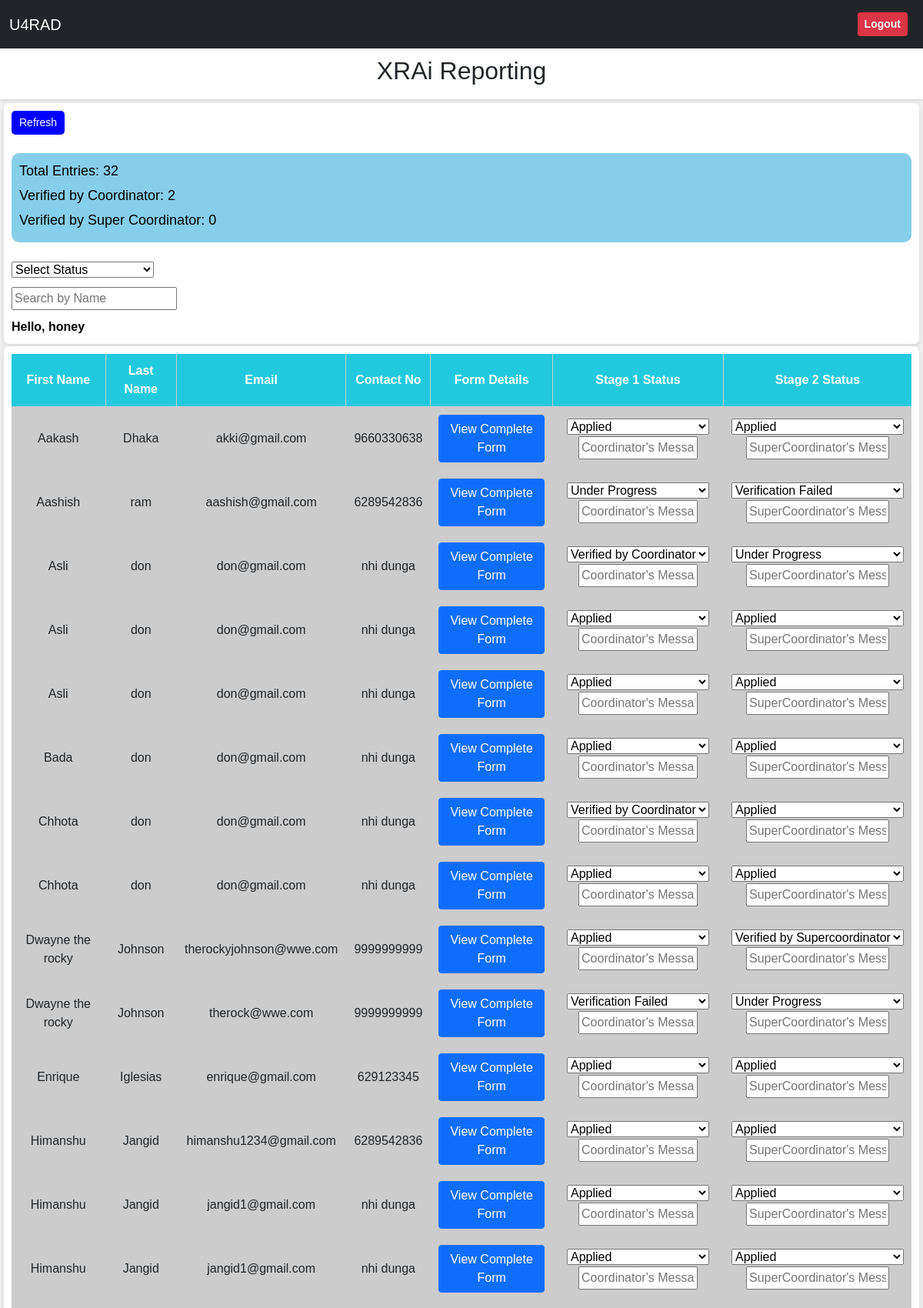
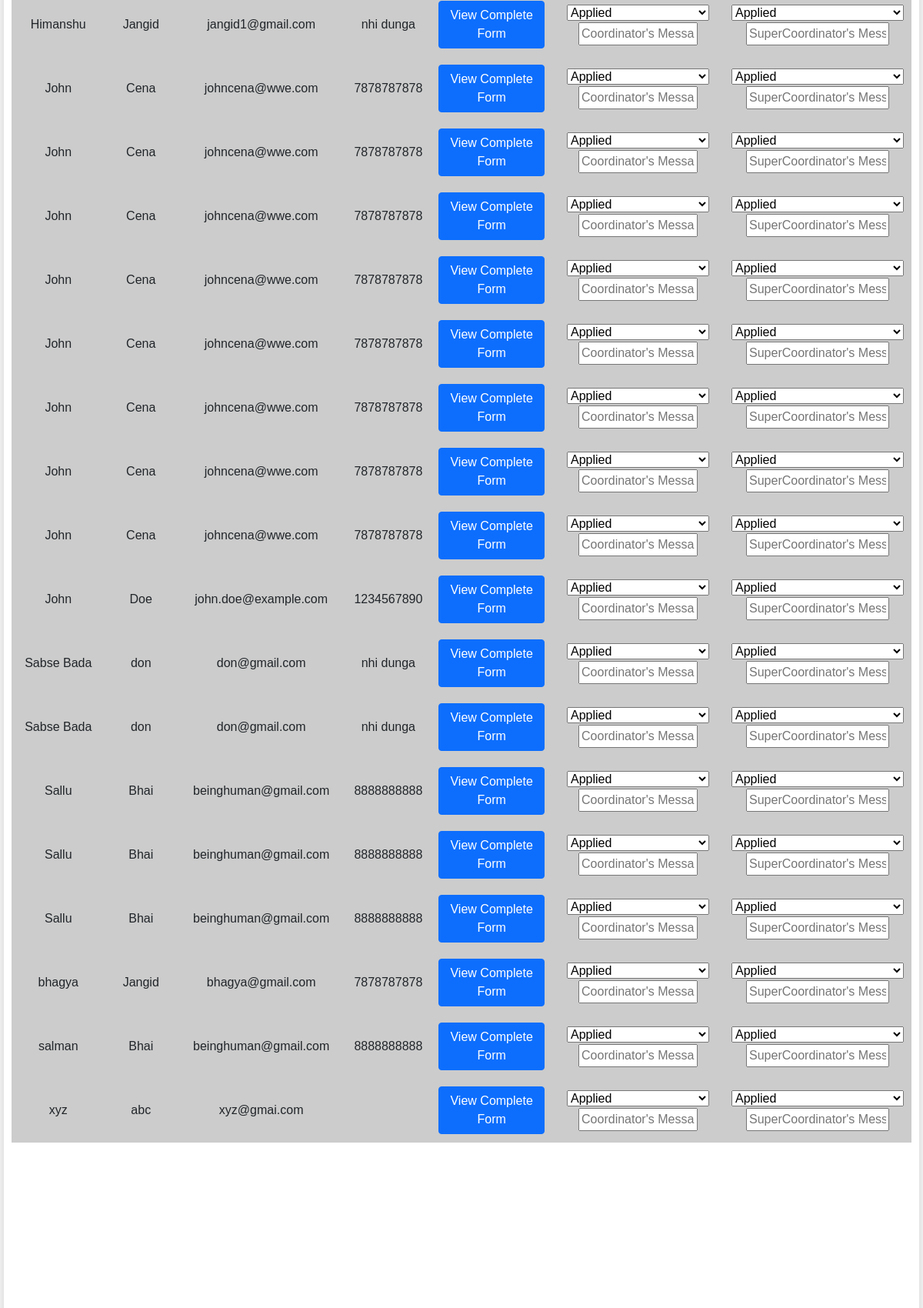
/coordinator (signed in, upper part), run on the app's committed database (2 pictures, top to bottom).
### Multiform_app/models/personal_info.py (models this page shows, shortened)
class PersonalInformation(models.Model):
    first_name = models.CharField(max_length=50)
    last_name = models.CharField(max_length=50)
    email = models.EmailField()
    password = models.CharField(max_length=15, null=True, default=None, blank=True)
    cnfpassword = models.CharField(max_length=15, null=True, default=None, blank=True)
    address = models.CharField(max_length=200)
    contact_no = models.CharField(max_length=15)
    resume = models.FileField(upload_to='uploads/')
    photo = models.ImageField(upload_to='uploads/')
    experience_years = models.PositiveIntegerField()
    stage1status = models.CharField(max_length=23, choices=[('applied', 'Applied'), ('under_progress', 'Under Progress'), ('verified_by_coordinator', 'Verified by Coordinator'), ('verification_failed', 'Verification Failed')], default='applied')
    stage2status = models.CharField(max_length=28, choices=[('applied', 'Applied'), ('under_progress', 'Under Progress'), ('verified_by_supercoordinator', 'Verified by Supercoordinator'), ('verification_failed', 'Verification Failed')], default='applied')
    coordinator_message = models.CharField(max_length=100, null=True, default=None, blank=True)
    supercoordinator_message = models.CharField(max_length=100, null=True, default=None, blank=True)

### Multiform_app/views.py (the view)
# urls.py: path('coordinator', views.coordinator, name = 'coordinator'),
@login_required
def coordinator(request):
    personal_info = PersonalInformation.objects.all().order_by('first_name')
    is_supercoordinator = request.user.groups.filter(name='supercoordinator').exists()
    context = {
        'personal_info': personal_info,
        'is_supercoordinator': is_supercoordinator
    }
    return render(request, 'coordinator.html', context)

### Multiform_app/templates/coordinator.html (shortened to what this page needs)
<!DOCTYPE html>
<html>
<head>
  <link href="https://cdn.jsdelivr.net/npm/bootstrap@5.0.2/dist/css/bootstrap.min.css" rel="stylesheet">
  <link rel="stylesheet" href="https://cdnjs.cloudflare.com/ajax/libs/font-awesome/4.7.0/css/font-awesome.min.css">
</head>
<body>
  <nav class="navbar navbar-expand-lg navbar-dark bg-dark">
    <div class="container-fluid">
        <a class="navbar-brand" href="#">U4RAD</a>
        <div class="collapse navbar-collapse justify-content-end" id="navbarSupportedContent">
            <ul class="navbar-nav">
                <li class="nav-item">
                    <a href="/" class="nav-link">
                        <button class="logout-button btn btn-sm btn-danger"><strong>Logout</strong></button>
                    </a>
                </li>
            </ul>
        </div>
    </div>
</nav>
  <div class="header">
    <h2>XRAi Reporting</h2>
  </div>
  <div class="container">
    <div class="card">
      <div class="card-body">
        <div class="row-container">
          <div><button class="refresh" onclick="refreshPage()">Refresh</button></div>
          <br>
          <div class="count-container">
            <div id="count1">Total Entries: <span id="totalRowCount">0</span></div>
            <div id="count2">Verified by Coordinator: <span id="CoordinatorVerifiedRowCount">0</span></div>
            <div id="count3">Verified by Super Coordinator: <span id="SuperCoordinatorVerifiedRowCount">0</span></div>
          </div>
          <br>
          <div class="filter-dropdown-container">
            <div class="dropdown-select">
              <select id="selectStatus">
                <option value="">Select Status</option>
              </select>
            </div>
          </div>
          <div class="search-container">
            <input type="text" id="myInput" placeholder="Search by Name" onkeyup="searchByName()">
          </div>
          <div class="greeting">Hello, {{ request.user.username }}</div>
        </div>
      </div>
    </div>
    <div class="card">
      <div class="card-body">
        <div class="table-container">
          <table id="patientTable">
            <thead>
              <tr>
                <th>First Name</th>
                <th>Last Name</th>
                <th>Email</th>
                <th>Contact No</th>
                <th>Form Details</th>
                <th>Stage 1 Status</th>
                {% if is_supercoordinator %}
                <th>Stage 2 Status</th>
                {% endif %}
              </tr>
            </thead>
            <tbody>
              {% for data in personal_info %}
              <tr>
                <td>{{ data.first_name }}</td>
                <td>{{ data.last_name }}</td>
                <td>{{ data.email }}</td>
                <td>{{ data.contact_no }}</td>
                <td>
                  <button class="btn btn-primary view-form" data-pk="{{ data.pk }}">View Complete Form</button>
                </td>
                <td class="stage1-status-column">
                  <select class="stage1status-dropdown" data-pk="{{ data.pk }}">
                    <option value="applied" {% if data.stage1status == 'applied' %} selected {% endif %}>Applied</option>
                    <option value="under_progress" {% if data.stage1status == 'under_progress' %} selected {% endif %}>Under Progress</option>
                    <option value="verified_by_coordinator" {% if data.stage1status == 'verified_by_coordinator' %} selected {% endif %}>Verified by Coordinator</option>
                    <option value="verification_failed" {% if data.stage1status == 'verification_failed' %} selected {% endif %}>Verification Failed</option>
                  </select>
                  <br>
                    <input class="updatemessage1" type="text" placeholder="Coordinator's Message" style="width: 77%;" value="{{ data.updatemessage1 }}">
                </td>
                {% if is_supercoordinator %}
                <td class="stage2-status-column">
                    <select class="stage2status-dropdown" data-pk="{{ data.pk }}">
                      <option value="applied" {% if data.stage2status == 'applied' %} selected {% endif %}>Applied</option>
                      <option value="under_progress" {% if data.stage2status == 'under_progress' %} selected {% endif %}>Under Progress</option>
                      <option value="verified_by_supercoordinator" {% if data.stage2status == 'verified_by_supercoordinator' %} selected {% endif %}>Verified by Supercoordinator</option>
                      <option value="verification_failed" {% if data.stage2status == 'verification_failed' %} selected {% endif %}>Verification Failed</option>
                    </select>
                    <br>
                    <input class="updatemessage2" type="text" placeholder="SuperCoordinator's Message" style="width: 83%;" value="{{ data.updatemessage2 }}">
                </td>
                {% endif %}
              </tr>
              {% endfor %}
            </tbody>
          </table>
        </div>
      </div>
    </div>
  </div>
    </body>
    </html>

### Multiform_app/templates/coordinator.html (style rules this page uses)
body { font-family: Arial, sans-serif; margin: 0; padding: 0; display: flex; min-height: 100vh; flex-direction: column; background-color: #f0f0f0; }
.container { margin: 0 auto; width: 100%; max-width: 100%; padding-left: 5px; padding-right: 5px; }
.card { border: none; border-radius: 7px; box-shadow: 0 4px 8px rgba(0, 0, 0, 0.1); margin-bottom: 3px; background-color: #fff; }
.card-body { padding: 10px; }
.header { margin-bottom: 5px; background-color: #fff; z-index: 10; position: sticky; top: 0; padding: 10px 0; text-align: center; box-shadow: 0 2px 4px rgba(0, 0, 0, 0.1); }
.table-container { height: calc(100vh - 250px); overflow-y: auto; }
table { width: 100%; border-collapse: collapse; }
th, td { padding: 10px; text-align: center; border-bottom: 1px solid #ccc; }
th { background-color: #22c9dc; color: #fff; }
tbody tr { background-color: #ccc; }
th, td { border-right: 1px solid #ccc; }
th:last-child, td:last-child { border-right: none; }
th:first-child { position: sticky; left: 0; background-color: #22c9dc; z-index: 1; }
td:first-child { z-index: 2; }
.count-container { display: flex; flex-direction: column; align-items: flex-start; background-color: skyblue; border-radius: 10px; padding: 10px; }
#count1, #count2, #count3 { margin-bottom: 5px; font-size: 18px; color: black; }
.filter-dropdown-container { display: flex; align-items: center; }
.filter-dropdown-container > div { margin-right: 10px; }
.search-container { margin-top: 10px; margin-right: auto; }
.greeting { margin-top: 10px; font-weight: bold; color: black; }
.refresh { background-color: blue; color: white; padding: 5px 10px; border: none; border-radius: 5px; font-size: 14px; cursor: pointer; transition: background-color 0.3s; }

### data on the page
PersonalInformation: first_name "Aakash", last_name "Dhaka", email "akki@gmail.com", contact_no "9660330638", stage1status+id "Applied", stage2status+id "Applied"
PersonalInformation: first_name "Aashish", last_name "ram", email "aashish@gmail.com", contact_no "6289542836", stage1status+id "Under Progress", stage2status+id "Verification Failed"
PersonalInformation: first_name "Asli", last_name "don", email "don@gmail.com", contact_no "nhi dunga", stage1status+id "Verified by Coordinator", stage2status+id "Under Progress"
PersonalInformation: first_name "Asli", last_name "don", email "don@gmail.com", contact_no "nhi dunga", stage1status+id "Applied", stage2status+id "Applied"
PersonalInformation: first_name "Asli", last_name "don", email "don@gmail.com", contact_no "nhi dunga", stage1status+id "Applied", stage2status+id "Applied"
PersonalInformation: first_name "Bada", last_name "don", email "don@gmail.com", contact_no "nhi dunga", stage1status+id "Applied", stage2status+id "Applied"
PersonalInformation: first_name "Chhota", last_name "don", email "don@gmail.com", contact_no "nhi dunga", stage1status+id "Verified by Coordinator", stage2status+id "Applied"
PersonalInformation: first_name "Chhota", last_name "don", email "don@gmail.com", contact_no "nhi dunga", stage1status+id "Applied", stage2status+id "Applied"
PersonalInformation: first_name "Dwayne the rocky", last_name "Johnson", email "therockyjohnson@wwe.com", contact_no "9999999999", stage1status+id "Applied", stage2status+id "Verified by Supercoordinator"
PersonalInformation: first_name "Dwayne the rocky", last_name "Johnson", email "therock@wwe.com", contact_no "9999999999", stage1status+id "Verification Failed", stage2status+id "Under Progress"
PersonalInformation: first_name "Enrique", last_name "Iglesias", email "enrique@gmail.com", contact_no "629123345", stage1status+id "Applied", stage2status+id "Applied"
PersonalInformation: first_name "Himanshu", last_name "Jangid", email "himanshu1234@gmail.com", contact_no "6289542836", stage1status+id "Applied", stage2status+id "Applied"
PersonalInformation: first_name "Himanshu", last_name "Jangid", email "jangid1@gmail.com", contact_no "nhi dunga", stage1status+id "Applied", stage2status+id "Applied"
PersonalInformation: first_name "Himanshu", last_name "Jangid", email "jangid1@gmail.com", contact_no "nhi dunga", stage1status+id "Applied", stage2status+id "Applied"
PersonalInformation: first_name "Himanshu", last_name "Jangid", email "jangid1@gmail.com", contact_no "nhi dunga", stage1status+id "Applied", stage2status+id "Applied"
PersonalInformation: first_name "John", last_name "Cena", email "johncena@wwe.com", contact_no "7878787878", stage1status+id "Applied", stage2status+id "Applied"
PersonalInformation: first_name "John", last_name "Cena", email "johncena@wwe.com", contact_no "7878787878", stage1status+id "Applied", stage2status+id "Applied"
PersonalInformation: first_name "John", last_name "Cena", email "johncena@wwe.com", contact_no "7878787878", stage1status+id "Applied", stage2status+id "Applied"
PersonalInformation: first_name "John", last_name "Cena", email "johncena@wwe.com", contact_no "7878787878", stage1status+id "Applied", stage2status+id "Applied"
PersonalInformation: first_name "John", last_name "Cena", email "johncena@wwe.com", contact_no "7878787878", stage1status+id "Applied", stage2status+id "Applied"
PersonalInformation: first_name "John", last_name "Cena", email "johncena@wwe.com", contact_no "7878787878", stage1status+id "Applied", stage2status+id "Applied"
PersonalInformation: first_name "John", last_name "Cena", email "johncena@wwe.com", contact_no "7878787878", stage1status+id "Applied", stage2status+id "Applied"
PersonalInformation: first_name "John", last_name "Cena", email "johncena@wwe.com", contact_no "7878787878", stage1status+id "Applied", stage2status+id "Applied"
PersonalInformation: first_name "John", last_name "Doe", email "john.doe@example.com", contact_no "1234567890", stage1status+id "Applied", stage2status+id "Applied"
PersonalInformation: first_name "Sabse Bada", last_name "don", email "don@gmail.com", contact_no "nhi dunga", stage1status+id "Applied", stage2status+id "Applied"
PersonalInformation: first_name "Sabse Bada", last_name "don", email "don@gmail.com", contact_no "nhi dunga", stage1status+id "Applied", stage2status+id "Applied"
PersonalInformation: first_name "Sallu", last_name "Bhai", email "beinghuman@gmail.com", contact_no "8888888888", stage1status+id "Applied", stage2status+id "Applied"
PersonalInformation: first_name "Sallu", last_name "Bhai", email "beinghuman@gmail.com", contact_no "8888888888", stage1status+id "Applied", stage2status+id "Applied"
PersonalInformation: first_name "Sallu", last_name "Bhai", email "beinghuman@gmail.com", contact_no "8888888888", stage1status+id "Applied", stage2status+id "Applied"
PersonalInformation: first_name "bhagya", last_name "Jangid", email "bhagya@gmail.com", contact_no "7878787878", stage1status+id "Applied", stage2status+id "Applied"
PersonalInformation: first_name "salman", last_name "Bhai", email "beinghuman@gmail.com", contact_no "8888888888", stage1status+id "Applied", stage2status+id "Applied"
PersonalInformation: first_name "xyz", last_name "abc", email "xyz@gmai.com", stage1status+id "Applied", stage2status+id "Applied"

### other printed values
{{ request.user.username }} "honey"
